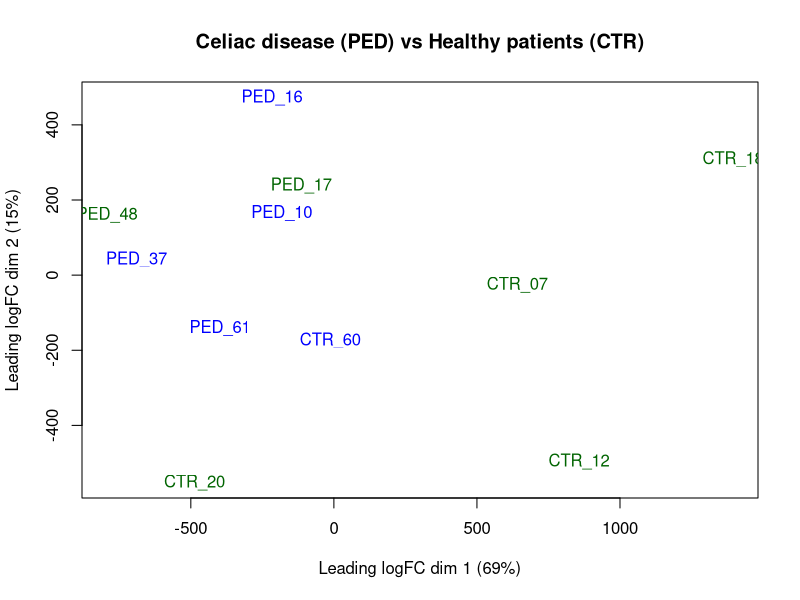

This figure's R source: (Note: this script raises an error after producing the figure.)
## ---- chunk 1
normalized_count_data <- read.table(file=file.path("./GSE146190_finalized_normalized_counts.txt"), header = TRUE,sep = "\t", stringsAsFactors = FALSE, check.names=FALSE)

heatmap_matrix <- normalized_count_data[, 3:ncol(normalized_count_data)]
rownames(heatmap_matrix) <- normalized_count_data$hgnc_symbol
colnames(heatmap_matrix) <- colnames(normalized_count_data[, 3:ncol(normalized_count_data)])

library(limma)
limma::plotMDS(heatmap_matrix, col = rep(c("darkgreen","blue"),10), main = "Celiac disease (PED) vs Healthy patients (CTR)" )
## ---- chunk 2
normalized_count_data <- read.table(file=file.path("./GSE146190_finalized_normalized_counts.txt"), header = TRUE,sep = "\t", stringsAsFactors = FALSE, check.names=FALSE)

## ---- chunk 3
library(knitr)
kable(normalized_count_data[1:5,1:5], type="html")
## ---- chunk 4
heatmap_matrix <- normalized_count_data[, 3:ncol(normalized_count_data)]
rownames(heatmap_matrix) <- normalized_count_data$hgnc_symbol
colnames(heatmap_matrix) <- colnames(normalized_count_data[, 3:ncol(normalized_count_data)])
## ---- chunk 5
library(ComplexHeatmap)
library(circlize)
heatmap_matrix <- t(scale(t(heatmap_matrix)))
if(min(heatmap_matrix) == 0){
heatmap_col = colorRamp2(c( 0, max(heatmap_matrix)),
c( "white", "red"))
} else {
heatmap_col = colorRamp2(c(min(heatmap_matrix), 0,
max(heatmap_matrix)), c("blue", "white", "red"))
}
current_heatmap <- Heatmap(as.matrix(heatmap_matrix),
show_row_dend = TRUE,show_column_dend = TRUE,
col=heatmap_col,show_column_names = TRUE,
show_row_names = FALSE,show_heatmap_legend = TRUE)

current_heatmap
## ---- chunk 6
#Create samples table for the MODEL
#I should split by "_" because my sample names are PED_48 and CTR_12 (2 tokens)
samples <- data.frame(lapply(colnames(normalized_count_data)[3:13], FUN=function(x){unlist(strsplit(x, split = "\\_"))[c(1,2)]}))
colnames(samples) <- colnames(normalized_count_data)[3:13]
rownames(samples) <- c("cell_type","patients")
samples <- data.frame(t(samples))

## ---- chunk 7
model_design <- model.matrix(~ samples$cell_type )
library(Biobase)
expressionMatrix <- as.matrix(normalized_count_data[,3:13])
rownames(expressionMatrix) <- normalized_count_data$ensembl_gene_id
colnames(expressionMatrix) <- colnames(normalized_count_data)[3:13]
minimalSet <- ExpressionSet(assayData=expressionMatrix) #biobase function
#Fit our data to the above model
fit <- lmFit(minimalSet, model_design)
## ---- chunk 8
fit2 <- eBayes(fit,trend=TRUE)
topfit <- topTable(fit2,
coef=ncol(model_design),
adjust.method = "BH",
number = nrow(expressionMatrix))
#merge hgnc names to topfit table
output_hits <- merge(normalized_count_data[,1:2],
topfit,
by.y=0,by.x=1,
all.y=TRUE)
#sort by pvalue
output_hits <- output_hits[order(output_hits$P.Value),]
## ---- chunk 9
#How many gene pass the threshold p-value < 0.05?
length(which(output_hits$P.Value < 0.05)) #5425

#How many genes pass correction?
length(which(output_hits$adj.P.Val < 0.05)) #2797
## ---- chunk 10
top_hits <- output_hits$hgnc_symbol[output_hits$adj.P.Val<0.05]
heatmap_matrix_tophits <- t(
scale(t(heatmap_matrix[
which(rownames(heatmap_matrix) %in% top_hits),])))
if(min(heatmap_matrix_tophits) == 0){
heatmap_col = colorRamp2(c( 0, max(heatmap_matrix_tophits)),
c( "white", "red"))
} else {
  heatmap_col = colorRamp2(c(min(heatmap_matrix), 0, max(heatmap_matrix)), c("blue", "white", "red"))
}
current_heatmap <- Heatmap(as.matrix(heatmap_matrix_tophits),
cluster_rows = TRUE,
cluster_columns = TRUE,
show_row_dend = TRUE,
show_column_dend = TRUE,
col=heatmap_col,
show_column_names = TRUE,
show_row_names = FALSE,
show_heatmap_legend = TRUE)

current_heatmap
## ---- chunk 11
#create the DGE list
library(edgeR)
#Try the exact test without the model design
filtered_data_matrix <- as.matrix(normalized_count_data[,3:13])
rownames(filtered_data_matrix) <- normalized_count_data$hgnc_symbol
d = DGEList(counts=filtered_data_matrix, group=samples$cell_type)
#Estimate Dispersion
d <- estimateDisp(d)

#Perform an exact test for PED vs CTR
tested <- exactTest(d, pair=c("CTR", "PED"))
topTags(tested)
#Create results table of DE genes
exact_output_hits <- topTags(tested, n=nrow(tested$table))$table
## ---- chunk 12
#How many gene pass the threshold p-value < 0.05?
length(which(exact_output_hits$PValue < 0.05)) #4755
#How many genes pass correction?
length(which(exact_output_hits$FDR < 0.05)) #2926
## ---- chunk 13
#Let's see what the heatmap looks like
library(data.table)
#Make the rownames of hgnc_symbol a column of their own
exact_output_hits<-setDT(exact_output_hits, keep.rownames = "hgnc_symbol")[]

#Create top hits list
top_hits <- exact_output_hits$hgnc_symbol[which(exact_output_hits$FDR < 0.05)]
heatmap_matrix_tophits <- t(scale(t(heatmap_matrix[which(rownames(heatmap_matrix) %in% top_hits),])))
if(min(heatmap_matrix_tophits) == 0){
heatmap_col = colorRamp2(c( 0, max(heatmap_matrix_tophits)),
c( "white", "red"))
} else {
  heatmap_col = colorRamp2(c(min(heatmap_matrix), 0, max(heatmap_matrix)), c("blue", "white", "red"))
}
current_heatmap <- Heatmap(as.matrix(heatmap_matrix_tophits),
cluster_rows = TRUE,
cluster_columns = TRUE,
show_row_dend = TRUE,
show_column_dend = TRUE,
col=heatmap_col,
show_column_names = TRUE,
show_row_names = FALSE,
show_heatmap_legend = TRUE,
)

current_heatmap
## ---- chunk 14
exact_model_pvalues <- data.frame(
hgnc_symbol = exact_output_hits$hgnc_symbol,
exact_patient_pvalue=exact_output_hits$FDR)
limma_model_pvalues <- data.frame(
hgnc_symbol = output_hits$hgnc_symbol,
limma_patient_pvalue = output_hits$adj.P.Val)
two_models_pvalues <- merge(exact_model_pvalues,
limma_model_pvalues,
by.x=1,by.y=1)
two_models_pvalues$colour <- "black"
two_models_pvalues$colour[two_models_pvalues$exact_patient_pvalue
<0.05] <- "orange"
two_models_pvalues$colour[two_models_pvalues$limma_patient_pvalue
<0.05] <- "blue"
two_models_pvalues$colour[two_models_pvalues$exact_patient_pvalue
<0.05 & two_models_pvalues$limma_patient_pvalue < 0.05] <- "red"

length(two_models_pvalues$hgnc_symbol[which(two_models_pvalues$exact_patient_pvalue
<0.05 & two_models_pvalues$limma_patient_pvalue < 0.05)])

length(two_models_pvalues$hgnc_symbol[which(two_models_pvalues$exact_patient_pvalue
<0.05 & two_models_pvalues$limma_patient_pvalue < 0.05)])

plot(two_models_pvalues$exact_patient_pvalue,
two_models_pvalues$limma_patient_pvalue,
col = two_models_pvalues$colour,
xlab = "Exact Patient model adjusted p-values",
ylab ="Limma Patient model adjusted p-values",
main="Exact vs Limma")
## ---- chunk 15
#How many genes are upregulated?
length(which(exact_output_hits$FDR < 0.05
& exact_output_hits$logFC > 0)) #2091

#More stringent...
length(which(exact_output_hits$FDR < 0.01
& exact_output_hits$logFC > 0)) #1252

#How many genes are down regulated?
length(which(exact_output_hits$FDR < 0.05
& exact_output_hits$logFC < 0)) #835

#More stringent...
length(which(exact_output_hits$FDR < 0.01
& exact_output_hits$logFC < 0)) #527

## ---- chunk 16
#Already have the hgnc_symbols in the exact_output_hits table, so let's just redefine it to work with the code from the lecture
exact_output_hits_withgn <- exact_output_hits

#Create a ranking using the product of the negative log of the significance and log fold change
exact_output_hits_withgn[,"rank"] <- -log(exact_output_hits_withgn$FDR, base=10)* sign(exact_output_hits_withgn$logFC)

#Sort the list by rank
exact_output_hits_withgn <- exact_output_hits_withgn[order(exact_output_hits_withgn$rank), ]

#List of upregulated genes (should get 1252)
upregulated_genes <- exact_output_hits_withgn$hgnc_symbol[
which(exact_output_hits_withgn$FDR < 0.01
& exact_output_hits_withgn$logFC > 0)]

#List of downregulated genes (should get 527)
downregulated_genes <- exact_output_hits_withgn$hgnc_symbol[
which(exact_output_hits_withgn$FDR < 0.01
& exact_output_hits_withgn$logFC < 0)]
## ---- chunk 17
#Upregulated genes
#write.table(x=upregulated_genes,
#file=file.path("/home/rstudio/BCB420","ced_upregulated_genes.txt"),sep = "\t", #row.names = FALSE,col.names = FALSE,quote = FALSE)

#Downregulated genes
#write.table(x=downregulated_genes, #file=file.path("/home/rstudio/BCB420","ced_downregulated_genes.txt"), sep = #"\t", row.names = FALSE,col.names = FALSE,quote = FALSE)

#Ranked genes file
#write.table(x=data.frame(genename= exact_output_hits_withgn$hgnc_symbol, F_stat = exact_output_hits_withgn$rank), file=file.path("./","ced_ranked_genelist.rnk"), sep = "\t", row.names = FALSE,col.names = FALSE,quote = FALSE)

#Differentially expressed genes
all_differential_genes <- exact_output_hits_withgn$hgnc_symbol[
which(exact_output_hits_withgn$FDR < 0.01)] #1779
#write.table(x=all_differential_genes, #file=file.path("/home/rstudio/BCB420","ced_differential_genes.txt"), sep = "\t", #row.names = FALSE,col.names = FALSE,quote = FALSE)

## ---- chunk 18
ORA_Results <- data.frame(Geneset = c("Upregulated", "Downregulated", "All Differentially Expressed"), Number = c(1252, 527, 1779), Process = c("Mitotic sister chromatid separation", "Fatty acid catabolism", "Mitotic sister chromatid separation"), FDR = c("<0.01", "<0.01", "<0.01"), P.adj = c(10e-32, 10e-15, 10e-24))
colnames(ORA_Results) <- c("Geneset", "Number of Genes", "Main Enriched Process", "FDR Threshold (from DE analysis)", "Approximate Adjusted P-val (from G:profiler)")

ORA_Results
